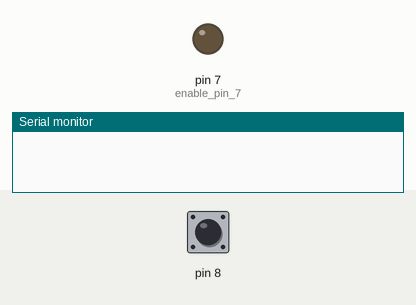
This sketch was run on a simulated Arduino Uno, built with avr-gcc and run on an emulated ATmega328P. On the bench: output pins drawn as LEDs (lit = HIGH), the last lines printed to the serial monitor. The inputs (shaded band) are chosen by the test bench; at power-on: pin 8 HIGH.

Above: at 1.2 s.
1.3 s: pin 8 pulled LOW for 0.15 s
At 1.37 s:
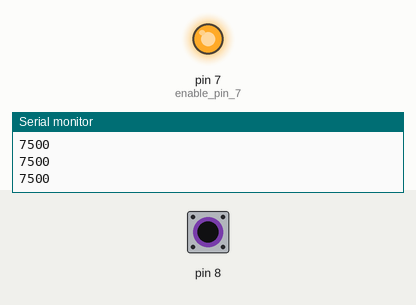
2.9 s: pin 8 pulled LOW for 3.2 s
At 6.8 s:
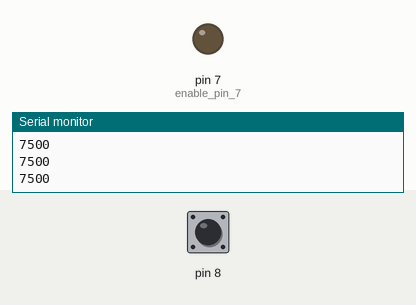
Timing chart, 0 to 8.3 s (numbered marks = the images above; inputs shaded):
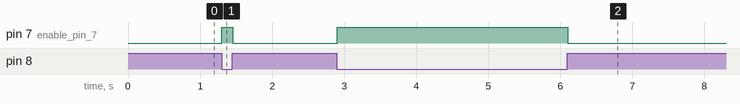

Measured:
- after the input at 1.3 s, pin 7 (enable_pin_7): LOW → HIGH at once, → LOW 0.15 s later
- after the input at 2.9 s, pin 7 (enable_pin_7): LOW → HIGH at once, → LOW 3.2 s later

The sketch:

Capacitive_Sensor_LED.ino
```cpp
#include <CapacitiveSensor.h> //library from https://github.com/PaulStoffregen/CapacitiveSensor

CapacitiveSensor   cs_4_8 = CapacitiveSensor(4,8); // 1M resistor between pins 4 & 8, pin 8 is sensor pin, add a wire and or foil

void setup()
{
   cs_4_8.set_CS_AutocaL_Millis(0xFFFFFFFF);// turn off autocalibrate on channel 1 - just as an example
   Serial.begin(9600); //enable output to the console
   pinMode(7,OUTPUT); //enable pin 7
}

void loop() {
  long sensor1 =  cs_4_8.capacitiveSensor(50); //get reading from capacitive touch pin

  if(sensor1>=40) //threshold level
     Serial.println(sensor1);  // print sensor output

  if(sensor1 >= 60) { //threshold level
    digitalWrite(7,HIGH); //push signal over pin 7. e.g. turn LED on
  }
  else{
    digitalWrite(7,LOW); //turn signal off. e.g. turn LED off
  }
}
```
